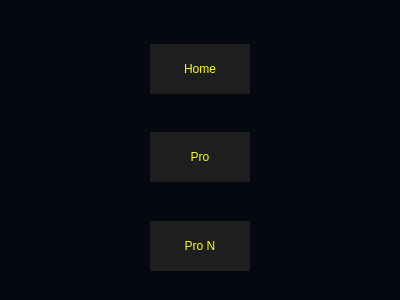
<?xml version="1.0" encoding="UTF-8"?>
<ui version="4.0">
 <class>Activator</class>
 <widget class="QDialog" name="Activator">
  <property name="geometry">
   <rect>
    <x>0</x>
    <y>0</y>
    <width>400</width>
    <height>300</height>
   </rect>
  </property>
  <property name="sizePolicy">
   <sizepolicy hsizetype="Fixed" vsizetype="Fixed">
    <horstretch>0</horstretch>
    <verstretch>0</verstretch>
   </sizepolicy>
  </property>
  <property name="minimumSize">
   <size>
    <width>400</width>
    <height>300</height>
   </size>
  </property>
  <property name="maximumSize">
   <size>
    <width>400</width>
    <height>300</height>
   </size>
  </property>
  <property name="windowTitle">
   <string>Lucrum - ADMIN MODE</string>
  </property>
  <property name="windowIcon">
   <iconset>
    <normaloff>../Resources/icon.ico</normaloff>../Resources/icon.ico</iconset>
  </property>
  <property name="styleSheet">
   <string notr="true">background-color: rgb(5, 8, 14);</string>
  </property>
  <layout class="QGridLayout" name="gridLayout">
   <item row="0" column="0">
    <layout class="QVBoxLayout" name="verticalLayout">
     <item>
      <spacer name="verticalSpacer_4">
       <property name="orientation">
        <enum>Qt::Vertical</enum>
       </property>
       <property name="sizeHint" stdset="0">
        <size>
         <width>20</width>
         <height>40</height>
        </size>
       </property>
      </spacer>
     </item>
     <item>
      <layout class="QHBoxLayout" name="horizontalLayout_3">
       <item>
        <spacer name="horizontalSpacer_3">
         <property name="orientation">
          <enum>Qt::Horizontal</enum>
         </property>
         <property name="sizeHint" stdset="0">
          <size>
           <width>40</width>
           <height>20</height>
          </size>
         </property>
        </spacer>
       </item>
       <item>
        <widget class="QPushButton" name="BTN_Home">
         <property name="minimumSize">
          <size>
           <width>100</width>
           <height>50</height>
          </size>
         </property>
         <property name="cursor">
          <cursorShape>PointingHandCursor</cursorShape>
         </property>
         <property name="styleSheet">
          <string notr="true">QPushButton{
	border-style: outset;
	background-color: rgb(30, 30, 30);	
	color: rgb(255, 255, 0);
}

QPushButton:hover{
    background-color: rgb(30, 30, 30);
	border-bottom: 2px solid ;
	border-bottom-color: rgb(255, 255, 0);
}</string>
         </property>
         <property name="text">
          <string>Home</string>
         </property>
        </widget>
       </item>
       <item>
        <spacer name="horizontalSpacer_4">
         <property name="orientation">
          <enum>Qt::Horizontal</enum>
         </property>
         <property name="sizeHint" stdset="0">
          <size>
           <width>40</width>
           <height>20</height>
          </size>
         </property>
        </spacer>
       </item>
      </layout>
     </item>
     <item>
      <spacer name="verticalSpacer">
       <property name="orientation">
        <enum>Qt::Vertical</enum>
       </property>
       <property name="sizeHint" stdset="0">
        <size>
         <width>20</width>
         <height>40</height>
        </size>
       </property>
      </spacer>
     </item>
     <item>
      <layout class="QHBoxLayout" name="horizontalLayout_2">
       <item>
        <spacer name="horizontalSpacer">
         <property name="orientation">
          <enum>Qt::Horizontal</enum>
         </property>
         <property name="sizeHint" stdset="0">
          <size>
           <width>40</width>
           <height>20</height>
          </size>
         </property>
        </spacer>
       </item>
       <item>
        <widget class="QPushButton" name="BTN_Pro">
         <property name="minimumSize">
          <size>
           <width>100</width>
           <height>50</height>
          </size>
         </property>
         <property name="cursor">
          <cursorShape>PointingHandCursor</cursorShape>
         </property>
         <property name="styleSheet">
          <string notr="true">QPushButton{
	border-style: outset;
	background-color: rgb(30, 30, 30);	
	color: rgb(255, 255, 0);
}

QPushButton:hover{
    background-color: rgb(30, 30, 30);
	border-bottom: 2px solid ;
	border-bottom-color: rgb(255, 255, 0);
}</string>
         </property>
         <property name="text">
          <string>Pro</string>
         </property>
        </widget>
       </item>
       <item>
        <spacer name="horizontalSpacer_2">
         <property name="orientation">
          <enum>Qt::Horizontal</enum>
         </property>
         <property name="sizeHint" stdset="0">
          <size>
           <width>40</width>
           <height>20</height>
          </size>
         </property>
        </spacer>
       </item>
      </layout>
     </item>
     <item>
      <spacer name="verticalSpacer_2">
       <property name="orientation">
        <enum>Qt::Vertical</enum>
       </property>
       <property name="sizeHint" stdset="0">
        <size>
         <width>20</width>
         <height>40</height>
        </size>
       </property>
      </spacer>
     </item>
     <item>
      <layout class="QHBoxLayout" name="horizontalLayout">
       <item>
        <spacer name="horizontalSpacer_5">
         <property name="orientation">
          <enum>Qt::Horizontal</enum>
         </property>
         <property name="sizeHint" stdset="0">
          <size>
           <width>40</width>
           <height>20</height>
          </size>
         </property>
        </spacer>
       </item>
       <item>
        <widget class="QPushButton" name="BTN_Pro_N">
         <property name="minimumSize">
          <size>
           <width>100</width>
           <height>50</height>
          </size>
         </property>
         <property name="cursor">
          <cursorShape>PointingHandCursor</cursorShape>
         </property>
         <property name="styleSheet">
          <string notr="true">QPushButton{
	border-style: outset;
	background-color: rgb(30, 30, 30);	
	color: rgb(255, 255, 0);
}

QPushButton:hover{
    background-color: rgb(30, 30, 30);
	border-bottom: 2px solid ;
	border-bottom-color: rgb(255, 255, 0);
}</string>
         </property>
         <property name="text">
          <string>Pro N</string>
         </property>
        </widget>
       </item>
       <item>
        <spacer name="horizontalSpacer_6">
         <property name="orientation">
          <enum>Qt::Horizontal</enum>
         </property>
         <property name="sizeHint" stdset="0">
          <size>
           <width>40</width>
           <height>20</height>
          </size>
         </property>
        </spacer>
       </item>
      </layout>
     </item>
    </layout>
   </item>
   <item row="1" column="0">
    <spacer name="verticalSpacer_3">
     <property name="orientation">
      <enum>Qt::Vertical</enum>
     </property>
     <property name="sizeHint" stdset="0">
      <size>
       <width>20</width>
       <height>40</height>
      </size>
     </property>
    </spacer>
   </item>
  </layout>
 </widget>
 <resources/>
 <connections/>
</ui>
